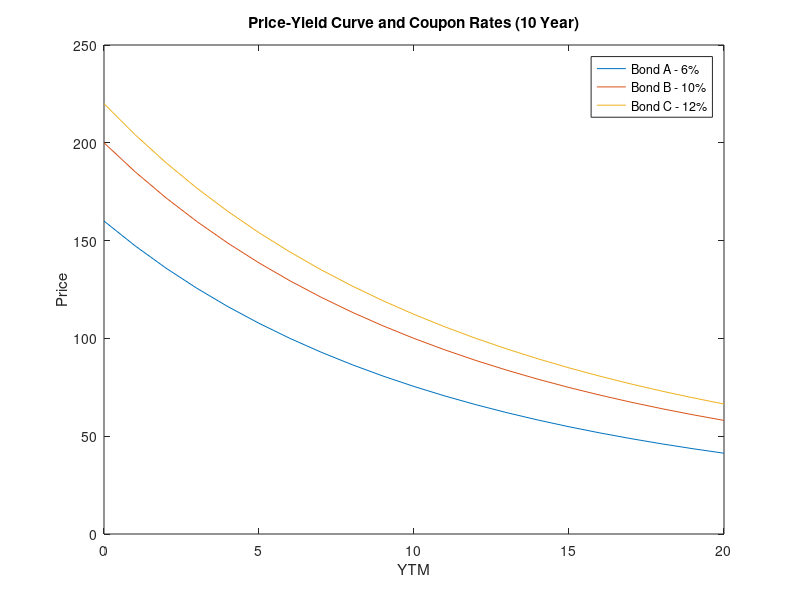

Reproduce this figure in MATLAB.
%Question 1 - Price-Yield Curves
%Lu Xin lx108

function [ ] = Question1( )
clear all; clc; close all;
% ------------------------ QUESTION 1.a -------------------------- %
% A:6%, B:10%, C:12%
rateA = 0.06;
rateB = 0.1;
rateC = 0.12;

lambdas = 0:1:20; %0 <= lambda <= 20

f = 100;    % face value of 100
years = 10;     % 10 year maturity
m = 1;      % 1 coupon payment per year
n = years * m;

pricesA = getCurve(f, rateA, n, m, lambdas);
pricesB = getCurve(f, rateB, n, m, lambdas);
pricesC = getCurve(f, rateC, n, m, lambdas);

%subplot(1,2,1);
plot(lambdas, pricesA, lambdas, pricesB, lambdas, pricesC);
legend('Bond A - 6%', 'Bond B - 10%', 'Bond C - 12%');
xlabel('YTM');
ylabel('Price');
title('Price-Yield Curve and Coupon Rates (10 Year)');
% ---------------------------------------------------------------- %


% ------------------------ QUESTION 1.b -------------------------- %
% A, B, C = 0.14
rate = 0.14;
m = 2;
dateNow = datenum(2012, 3, 1);
dateA = datenum(2012, 9, 1);
dateB = datenum(2013, 3, 1);
dateC = datenum(2014, 9, 1);

% work out the n for each bond
difference = datevec(dateA) - datevec(dateNow);
nA = (12 * difference(1) + difference(2))/6;
difference = datevec(dateB) - datevec(dateNow);
nB = (12 * difference(1) + difference(2))/6;
difference = datevec(dateC) - datevec(dateNow);
nC = (12 * difference(1) + difference(2))/6;

pricesA = getCurve(f, rate, nA, m, lambdas);
pricesB = getCurve(f, rate, nB, m, lambdas);
pricesC = getCurve(f, rate, nC, m, lambdas);

tab = [lambdas; pricesA; pricesB; pricesC]'


%subplot(1,2,2);
%plot(lambdas, pricesA, lambdas, pricesB, lambdas, pricesC);
%legend('Bond A - Sep 2012', 'Bond B - Mar 2013', 'Bond C - Sep 2014');
%xlabel('YTM');
%ylabel('Price');
%title('Price-Yield Curve and Maturity Date (14%)');

% ---------------------------------------------------------------- %
end

% Price Curve function for a given bond
function [prices] = getCurve(f, rate, n, m, lambdas)
i = 1;
prices = zeros(size(lambdas));
for elm = lambdas
    prices(i) = getPrice(f, rate, n, m, elm);
    i = i+1;
end
end

% Price Function - given in notes
function [price] = getPrice(f, c, n, m, lambda)

coupon = f * c;
lambda = lambda/100;

if lambda == 0
    % No discounting, just sum all values
    price = f + n * (coupon/m);
else
    % Use price formula
    discount = 1/(1 + (lambda/m))^n;
    price = f * discount + coupon/lambda * (1 - 1 * discount);
end
end
